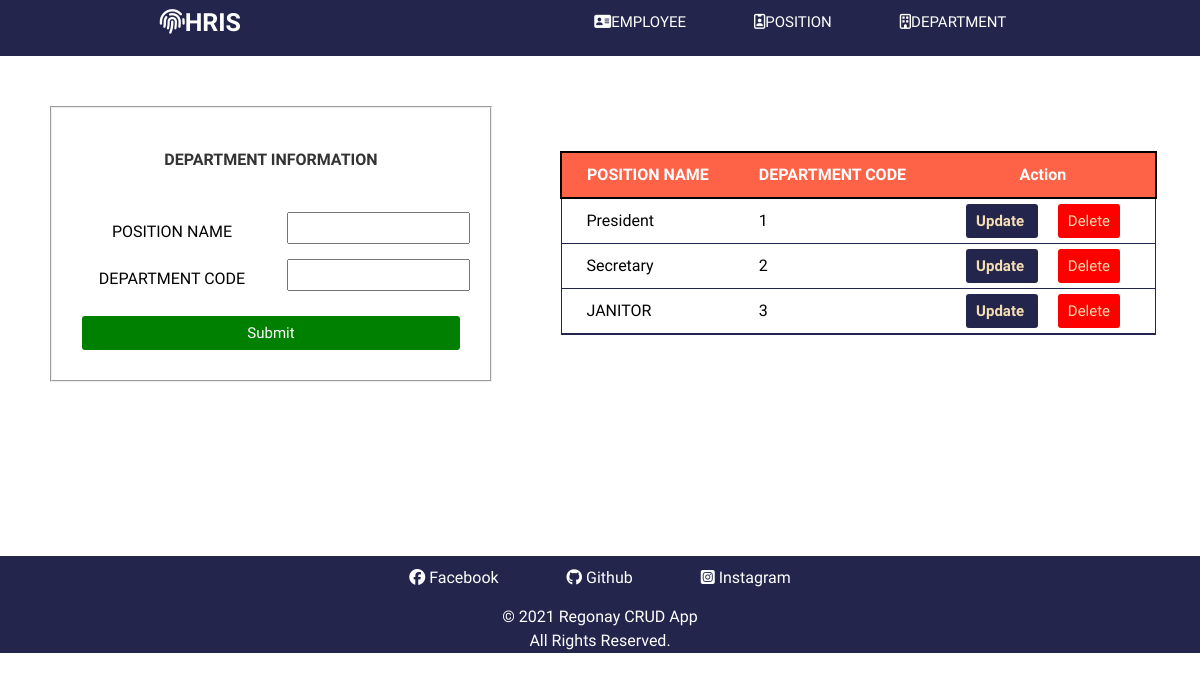
The app's page /Position.php with its own data.
### tables this page shows
CREATE TABLE `position` (
  `Position_Code` bigint(20) NOT NULL,
  `Position_Name` varchar(50) NOT NULL,
  `Department_Code` bigint(20) NOT NULL
);

### src/Position.php (the view, shortened to what this page needs)
<?php
    include 'pos_back.php';
    $sql = "SELECT * FROM position";
    $res = $connect->query($sql);
?>
<!DOCTYPE html>
<html lang="en">
<head>
</head>
<body>
    <?php require_once 'header.php'?>
<div class="wrapper-1">
<fieldset>
<div class="title">
    Department Information
</div>
<div class="form">
<form method="POST">
    <div class="inputfield">
    <label>POSITION NAME</label>
    <input type="text" required class= "input"name="pname">
    </div>
    <div class="inputfield">
    <label>DEPARTMENT CODE</label>
    <input type="text" required class= "input"name="code">
    </div>
   <div class="inputfield">
    <input type="submit" class= "btn-c" name="add">
    </div>
</div>
</div>
</body>
<div class="table-p">
 <table class= table-p2>
<thead>
  <tr>
    <th>POSITION NAME</th>
    <th>DEPARTMENT CODE</th>
    <th colspan = "2">Action</th>
  </tr>
</thead>
<tbody>
 <tr>
 <?php if ($res->num_rows > 0) {
				while ($row = $res->fetch_assoc()) {
		?>
      <td><?php echo $row ['Position_Name']; ?></td>
      <td><?php echo $row ['Department_Code']; ?></td>
      <td>
          <a href="update.php?update=<?php echo$row['Position_Code']; ?>" class="btn-u">Update </a>
          <a href="position.php?delete=<?php echo$row['Position_Code']; ?>" class="btn-d">Delete</a>
      </td>
    </tr>
    <?php }
      }
    ?>
    </tbody>
</table>
</div>
 <?php require_once 'footer.php'?>
</body>
</html>

### src/style.css (style rules this page uses)
* { padding: 0px; margin: 0px; box-sizing: border-box; }
body { font-family: 'Red Rose',cursive; font-size: 16px; line-height: 1.5em; }
.form { width: auto; justify-content: space-around; }
.inputfield { margin-bottom: 15px; display: flex; text-align: center; }
.inputfield input,textarea { font-family: 'Red Rose', cursive; color:black; font-size: small; }
.inputfield label { width: 200px; color:black; margin-right: 15px; font-size: 16px; padding-top: 8px; }
fieldset { padding: 20px; color: #24254c; }
.btn-u { width: 100%; padding: 8px 10px; font-size: 15px; border: 0px; background :#24254c; color: wheat; cursor: pointer; border-radius: 3px; outline: none; margin: 10px; text-decoration: none; font-weight: bold; }
.btn-d { width: 100%;; padding: 8px 10px; font-size: 15px; border: 0px; background :red; color: wheat; cursor: pointer; border-radius: 3px; outline: none; margin: 10px; text-decoration: none; }
.wrapper-1 { max-width:500px; padding: 50px; float: left; margin-right: 5%; }
.wrapper-1 .form .inputfield:last-child { margin-bottom: 0; }
.wrapper-1 .form .inputfield .btn-c { width: 100%; padding: 8px 10px; font-size: 15px; border: 0px; background: green; color:white; cursor: pointer; border-radius: 3px; outline: none; margin: 10px; }
.wrapper-1 .title { font-size: 16px; font-weight: bold; margin-bottom: 20px; padding:20px; color:#333; text-transform: uppercase; text-align: center; }
.table-p { width: 100%; margin-left: 30px; padding: 10px; min-height: 500px; justify-content: space-around; padding-top: 70px; }
.table-p2 { border-collapse:collapse; margin: 25px 0; font-size: 0 9em; min-width: 400px; border:black; position: relative; align-items: center; }
.table-p2 thead tr { background-color: tomato; color: #fff; text-align: center; font-weight: bold; justify-content: center; border: 2px solid black ; }
.table-p2 th, .table-p2 td { padding: 10px 25px; text-transform: capitalize; align-content: center; width: max-content; }
.table-p2 tbody tr { border: 1px solid #24254c; }

### records on screen
position: Position_Name "President", Department_Code "1"
position: Position_Name "Secretary", Department_Code "2"
position: Position_Name "JANITOR", Department_Code "3"
